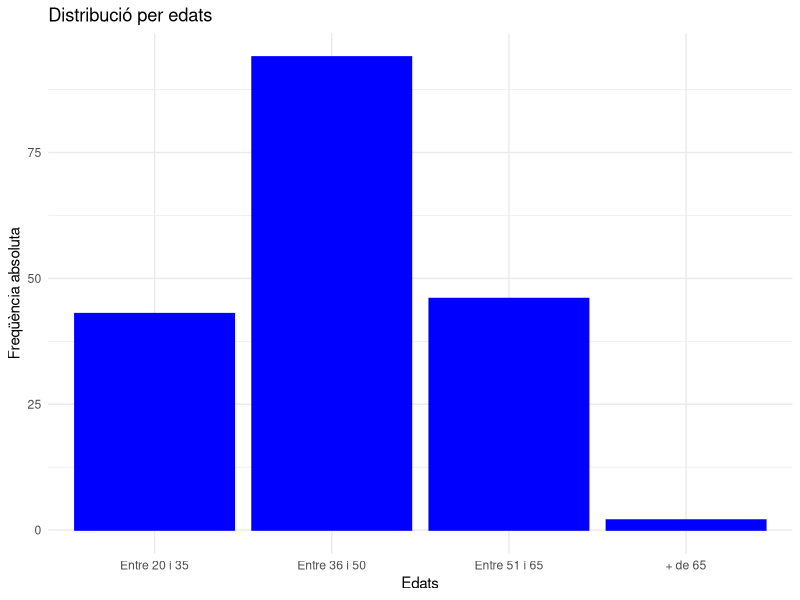
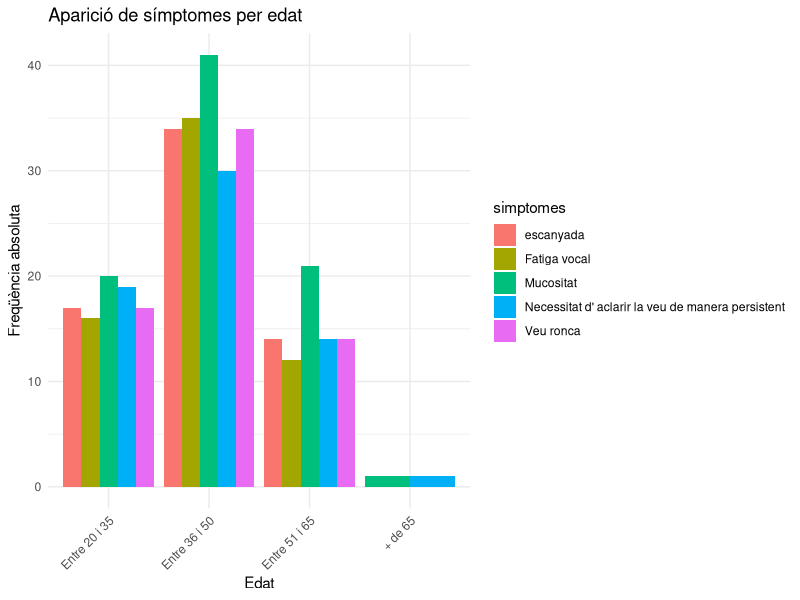
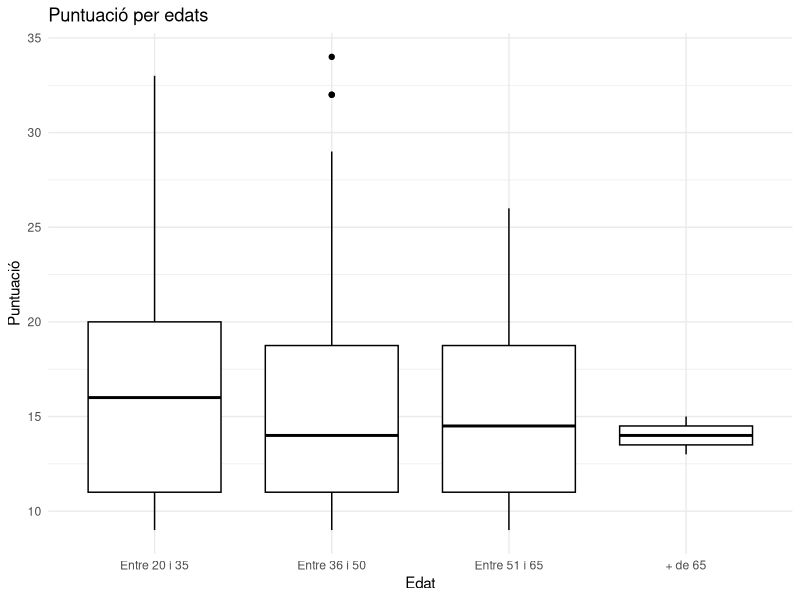
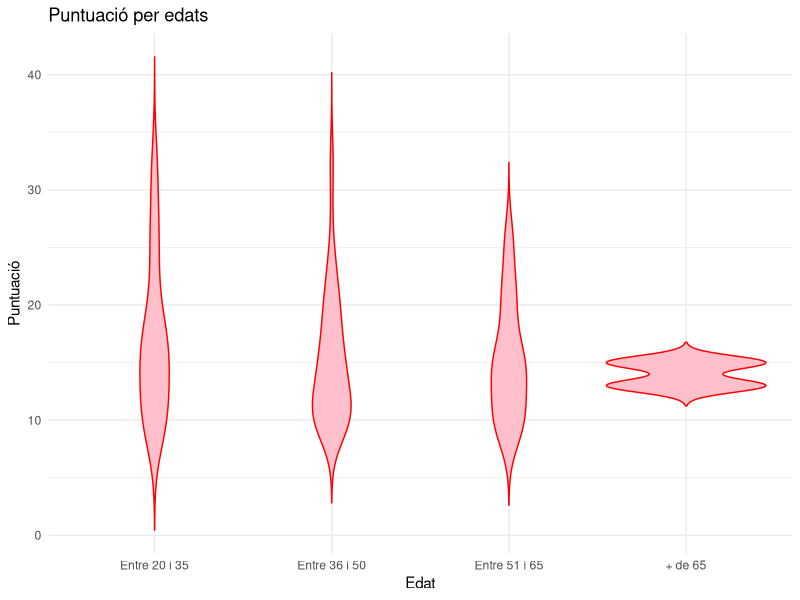

Here is the R script that generated these plots, in order:
## ---- chunk 1

library(tidyverse)
library(ggplot2)
library(dplyr)
## ---- chunk 2
raw_data <- read.csv("Salut_Vocal_anonimizada.csv", sep = ";")

#La darrera columna no conté cap tipus d'informació
raw_data <- raw_data %>% select(-last_col())

#Renombram les variables que emprarem

dades <- raw_data %>% rename(
  edat = Quina.edat.té.,
  simptomes = Aquest.mes.ha.tengut.algún.símptoma.vocal.dels.següents..Es.pot.marcar.més.d.una.opció,
  p1 = La.gent.em.sent.amb.dificultat.a.causa.de.la.meva.veu,
  p2 = La.gent.no.m.entén.en.llocs.sorollosos,
  p3 = Els.meus.problemes.amb.la.veu.alteren.la.meva.vida.personal.i.social,
  p4 = Em.sent.desplaçat.de.les.converses.per.la.meva.veu,
  p5 = El.meu.problema.amb.la.veu.afecta.el.rendiment.laboral,
  p6 = Not.que.necessit.tensar.la.gola..gargamella..per.produir.la.veu,
  p7 = La.qualitat.de.la.meva.veu.és.imprevisible,
  p8 = La.meva.veu.em.molesta,
  p9 = La.meva.veu.em.fa.sentir.certa.minusvalidesa,
  p10 = La.gent.em.pregunta..què.et.passa.amb.la.veu.
  )

#Ara el que feim és canviar els caràcters pels factors corresponents. Farem els a la mateixa columna del data frame.

dades <- dades %>% mutate(
    p1 = factor(p1, 
    levels = c("Mai", "Gairebé mai", "A vegades", "Gairebé sempre", "Sempre"), 
    labels = c(0,1,2,3,4)),
    
    p2 = factor(p2, 
    levels = c("Mai", "Gairebé mai", "A vegades", "Gairebé sempre", "Sempre"), 
    labels = c(0,1,2,3,4)),
    
    p3 = factor(p3, 
    levels = c("Mai", "Gairebé mai", "A vegades", "Gairebé sempre", "Sempre"), 
    labels = c(0,1,2,3,4)),
    
    p4 = factor(p4, 
    levels = c("Mai", "Gairebé mai", "A vegades", "Gairebé sempre", "Sempre"), 
    labels = c(0,1,2,3,4)),
    
    p5 = factor(p5, 
    levels = c("Mai", "Gairebé mai", "A vegades", "Gairebé sempre", "Sempre"), 
    labels = c(0,1,2,3,4)),
    
    
    p6 = factor(p6, 
    levels = c("Mai", "Gairebé mai", "A vegades", "Gairebé sempre", "Sempre"), 
    labels = c(0,1,2,3,4)),
    
    p7 = factor(p7, 
    levels = c("Mai", "Gairebé mai", "A vegades", "Gairebé sempre", "Sempre"), 
    labels = c(0,1,2,3,4)),
    
    p8 = factor(p8, 
    levels = c("Mai", "Gairebé mai", "A vegades", "Gairebé sempre", "Sempre"), 
    labels = c(0,1,2,3,4)),
    
    p9 = factor(p9, 
    levels = c("Mai", "Gairebé mai", "A vegades", "Gairebé sempre", "Sempre"), 
    labels = c(0,1,2,3,4)),
    
    p10 = factor(p10, 
    levels = c("Mai", "Gairebé mai", "A vegades", "Gairebé sempre", "Sempre"), 
    labels = c(0,1,2,3,4)),
    
    .keep = "all", .after = Fa.alguna.de.les.activitats.següents..Es.pot.marcar.més.d.una.opció
  )

#Ara hem de passar les dades a numèric.

dades <- dades %>% mutate(across(29:37, as.numeric))

#Ara afegim una columna amb el sumatori

dades <- dades %>%
  rowwise() %>%  
  mutate(SumaFila = sum(c_across(29:37), na.rm = TRUE)) %>%
  ungroup()

dades$edat <- dades$edat %>% factor(levels = c("Entre 20 i 35", "Entre 36 i 50", "Entre 51 i 65", "+ de 65"))

## ---- chunk 3
grafic <- dades %>% ggplot(aes(x = edat)) + geom_bar(color = "blue", fill = "blue") + labs(x="Edats", y="Freqüència absoluta") + ggtitle("Distribució per edats") + theme_minimal()
grafic
## ---- chunk 4
dades$simptomes <- dades$simptomes %>% as.character()

simptomes_separat <- dades %>% separate_rows(simptomes, sep = ",\\s*")

contar_simptomes <- simptomes_separat %>% group_by(edat, simptomes) %>%
  summarise(Conteo = n()) %>%
  ungroup()
## ---- chunk 5

contar_simptomes %>% ggplot(aes(x = edat, y = Conteo, fill = simptomes)) +
  geom_bar(stat = "identity", position = "dodge") +
  labs(title = "Aparició de símptomes per edat", x = "Edat", y = "Freqüència absoluta") +
    theme_minimal() +
    theme(axis.text.x = element_text(angle = 45, hjust = 1))
## ---- chunk 6
grafic2 <- dades %>% select(edat, SumaFila) %>% ggplot(aes(x = edat, y = SumaFila)) + geom_boxplot( color = "black") + labs(x = "Edat", y = "Puntuació") + ggtitle("Puntuació per edats") + theme_minimal()
grafic2
## ---- chunk 7
grafic3 <- dades %>%  select(edat, SumaFila) %>% ggplot(aes(x = edat, y = SumaFila)) + geom_violin(trim = F, fill = "pink", color = "red") + labs(x = "Edat", y = "Puntuació") + ggtitle("Puntuació per edats") + theme_minimal()
grafic3
